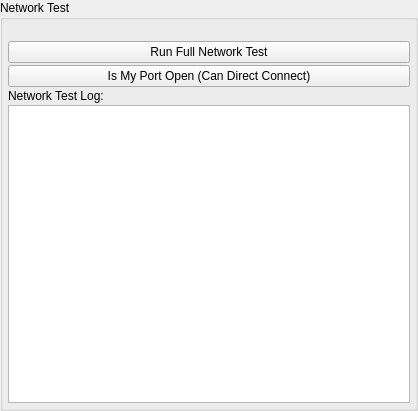
<?xml version="1.0" encoding="UTF-8"?>
<ui version="4.0">
 <class>NetworkTestWidget</class>
 <widget class="QWidget" name="NetworkTestWidget">
  <property name="geometry">
   <rect>
    <x>0</x>
    <y>0</y>
    <width>418</width>
    <height>411</height>
   </rect>
  </property>
  <property name="sizePolicy">
   <sizepolicy hsizetype="Expanding" vsizetype="Expanding">
    <horstretch>0</horstretch>
    <verstretch>0</verstretch>
   </sizepolicy>
  </property>
  <property name="windowTitle">
   <string>Network Test Widget</string>
  </property>
  <layout class="QGridLayout" name="gridLayout">
   <property name="leftMargin">
    <number>0</number>
   </property>
   <property name="topMargin">
    <number>0</number>
   </property>
   <property name="rightMargin">
    <number>0</number>
   </property>
   <property name="bottomMargin">
    <number>0</number>
   </property>
   <property name="spacing">
    <number>0</number>
   </property>
   <item row="0" column="0">
    <widget class="QGroupBox" name="m_NetworkTestGroupBox">
     <property name="minimumSize">
      <size>
       <width>0</width>
       <height>0</height>
      </size>
     </property>
     <property name="title">
      <string>Network Test</string>
     </property>
     <layout class="QVBoxLayout" name="verticalLayout">
      <property name="spacing">
       <number>2</number>
      </property>
      <property name="leftMargin">
       <number>5</number>
      </property>
      <property name="topMargin">
       <number>5</number>
      </property>
      <property name="rightMargin">
       <number>5</number>
      </property>
      <property name="bottomMargin">
       <number>5</number>
      </property>
      <item>
       <widget class="QLabel" name="m_StatusLabel_2">
        <property name="text">
         <string notr="true"/>
        </property>
       </widget>
      </item>
      <item>
       <widget class="QPushButton" name="m_RunFullTestButton">
        <property name="text">
         <string>Run Full Network Test</string>
        </property>
       </widget>
      </item>
      <item>
       <widget class="QPushButton" name="m_IsMyPortOpenButton">
        <property name="text">
         <string>Is My Port Open (Can Direct Connect)</string>
        </property>
       </widget>
      </item>
      <item>
       <widget class="QLabel" name="m_LogLabel">
        <property name="text">
         <string>Network Test Log:</string>
        </property>
       </widget>
      </item>
      <item>
       <widget class="LogWidget" name="m_LogWidget"/>
      </item>
     </layout>
    </widget>
   </item>
  </layout>
 </widget>
 <customwidgets>
  <customwidget>
   <class>LogWidget</class>
   <extends>QPlainTextEdit</extends>
   <header>LogWidget.h</header>
  </customwidget>
 </customwidgets>
 <resources/>
 <connections/>
</ui>
